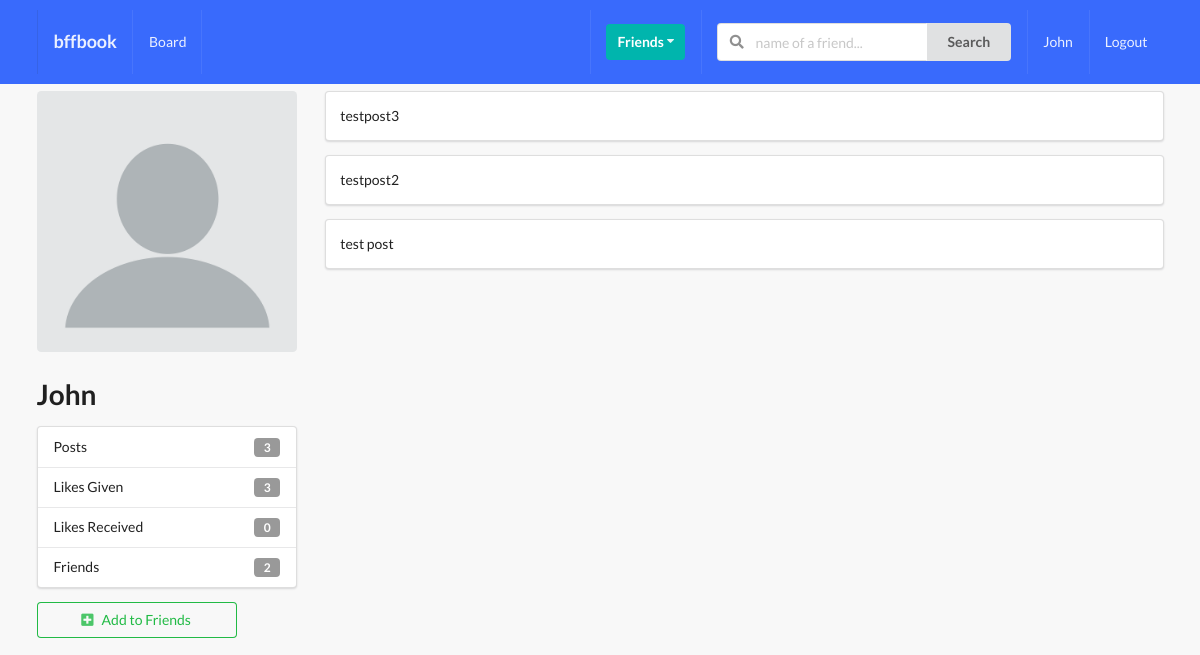
The page /profiles/l-amp/ (signed in) on the database as committed earlier.
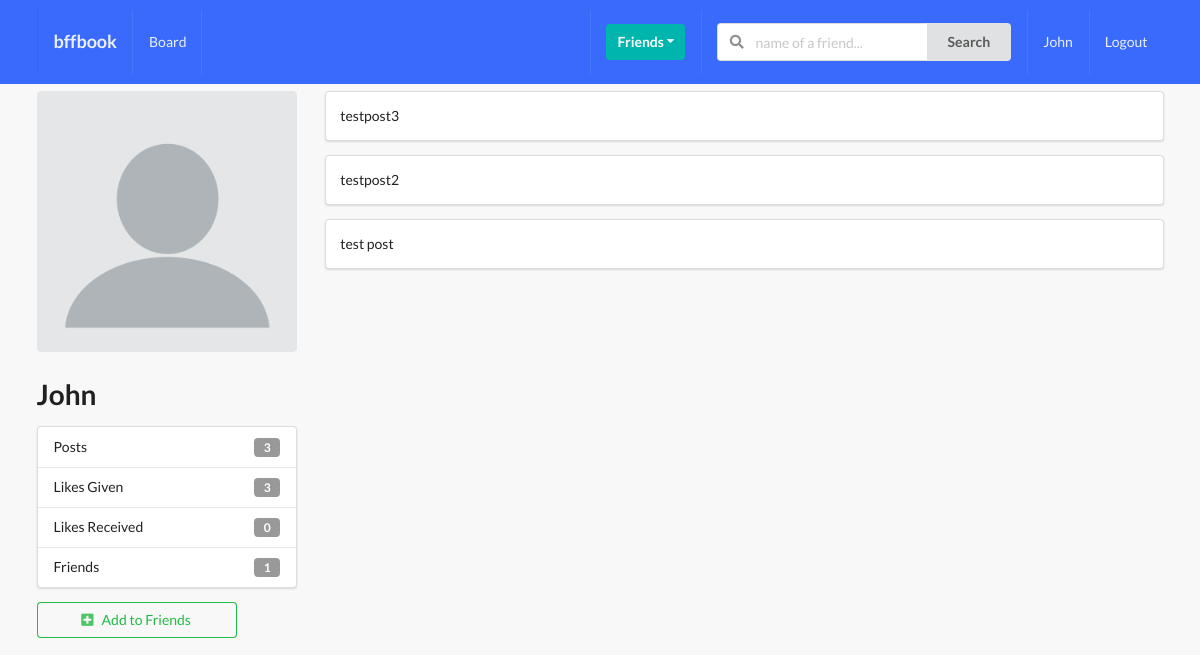
The same page on the database as committed later.
### profiles/models.py (models this page shows, shortened)
class Profile(models.Model):
    first_name = models.CharField(max_length=200, blank=True)
    last_name = models.CharField(max_length=200, blank=True)
    user = models.OneToOneField(User, on_delete=models.CASCADE)
    bio = models.TextField(default="No bio...", max_length=300)
    email = models.EmailField(max_length=200, blank=True)
    country = models.CharField(max_length=200, blank=True)
    avatar = models.ImageField(default='avatar.png', upload_to='avatars/')
    friends = models.ManyToManyField(User, blank=True, related_name='friends')
    slug = models.SlugField(unique=True, blank=True)
    updated = models.DateTimeField(auto_now=True)
    created = models.DateTimeField(auto_now_add=True)
    objects = ProfileManager()
    def get_friends_no(self):
        return self.friends.all().count()
    def get_post_no(self):
        return self.posts.all().count()
    def get_all_authors_posts(self):
        return self.posts.all()
    def get_likes_given_no(self):
        likes = self.like_set.all()
        total_liked = 0
        for item in likes:
            if item.value == 'Like':
                total_liked += 1
        return total_liked
    def get_likes_received_no(self):
        posts = self.posts.all()
        total_liked = 0
        for item in posts:
            total_liked += item.liked.all().count()
        return total_liked
    __initial_first_name = None
    __initail_last_name = None
    def __init__(self, *args, **kwargs):
        super().__init__(*args, **kwargs)
        self.__initial_first_name = self.first_name
        self.__initial_last_name = self.last_name

### posts/models.py (models this page shows, shortened)
class Like(models.Model):
    user = models.ForeignKey(Profile, on_delete=models.CASCADE)
    post = models.ForeignKey(Post, on_delete=models.CASCADE)
    value = models.CharField(choices=LIKE_CHOICES, max_length=8)
    updated = models.DateTimeField(auto_now=True)
    created = models.DateTimeField(auto_now_add=True)

class Post(models.Model):
    content = models.TextField()
    image = models.ImageField(upload_to='posts', validators=[FileExtensionValidator(['png', 'jpg', 'jpeg'])], blank=True)
    liked = models.ManyToManyField(Profile, blank=True, related_name='likes')
    updated = models.DateTimeField(auto_now=True)
    created = models.DateTimeField(auto_now_add=True)
    author = models.ForeignKey(Profile, on_delete=models.CASCADE, related_name='posts')
    class Meta:
        ordering = ('-created',)

### profiles/views.py (the view)
# urls.py: path('<slug>/', ProfileDetailView.as_view(), name='profile-detail-view'),
class ProfileDetailView(LoginRequiredMixin, DetailView):
    model = Profile
    template_name = 'profiles/detail.html'
    """
    def get_object(self, slug=None):
        slug = self.kwargs.get('slug')
        profile = Profile.objects.get(slug=slug)
        return profile
    """
    def get_context_data(self, **kwargs):
        context = super().get_context_data(**kwargs)
        user = User.objects.get(username__iexact=self.request.user)
        profile = Profile.objects.get(user=user)
        rel_r = Relationship.objects.filter(sender=profile)
        rel_s = Relationship.objects.filter(receiver=profile)
        rel_receiver = []
        rel_sender = []
        for item in rel_r:
            rel_receiver.append(item.receiver.user)
        for item in rel_s:
            rel_sender.append(item.sender.user)
        context['rel_receiver'] = rel_receiver
        context['rel_sender'] = rel_sender
        context['posts'] = self.get_object().get_all_authors_posts()
        context['len_posts'] = True if len(self.get_object().get_all_authors_posts()) > 0 else False
        return context

### profiles/templates/profiles/detail.html (shortened to what this page needs)
{% extends 'base.html' %}
{% block content %}
    <div class="ui grid">
    <br>
        <div class="row">
            <div class="four wide column">
                <img src="{{ object.avatar.url }}" alt="" class="ui medium rounded image">
                <h1>{{ object.user }}</h1>
                <div class="ui vertical fluid menu">
                    <div class="item">
                        Posts
                        <div class="ui label">{{ object.get_post_no }}</div>
                    </div>
                    <div class="item">
                        Likes Given
                    <div class="ui label">{{ object.get_likes_given_no }}</div>
                    </div>
                    <div class="item">
                        Likes Received
                        <div class="ui label">{{ object.get_likes_received_no }}</div>
                    </div>
                    <div class="item">
                        Friends
                        <div class="ui label">{{ object.get_friends_no }}</div>
                    </div>
                </div>
                    {% if object.user not in rel_receiver and object.user not in rel_sender %}
                    <form action="{%  url 'profiles:send-invite' %}" method="POST">
                        <button type="submit" class="ui positive basic button mb-5 w-big"><i class="plus square icon"></i>Add to Friends</button>
                    </form>
                    {% endif %}
            </div>
            <div class="twelve wide column">
                {% if len_posts %}
                    {% for post in posts %}
                        <div class="segment ui fluid">
                            {{ post.content }}
                        </div>
                    {% endfor %}
                {% else %}
                    <h1>No posts of this user...</h1>
                {% endif %}
            </div>
        </div>
    </div>
{% endblock content %}

Rows that differ between the two databases and show on the page:
changed Profile "John": get_friends_no "2" → "1"
